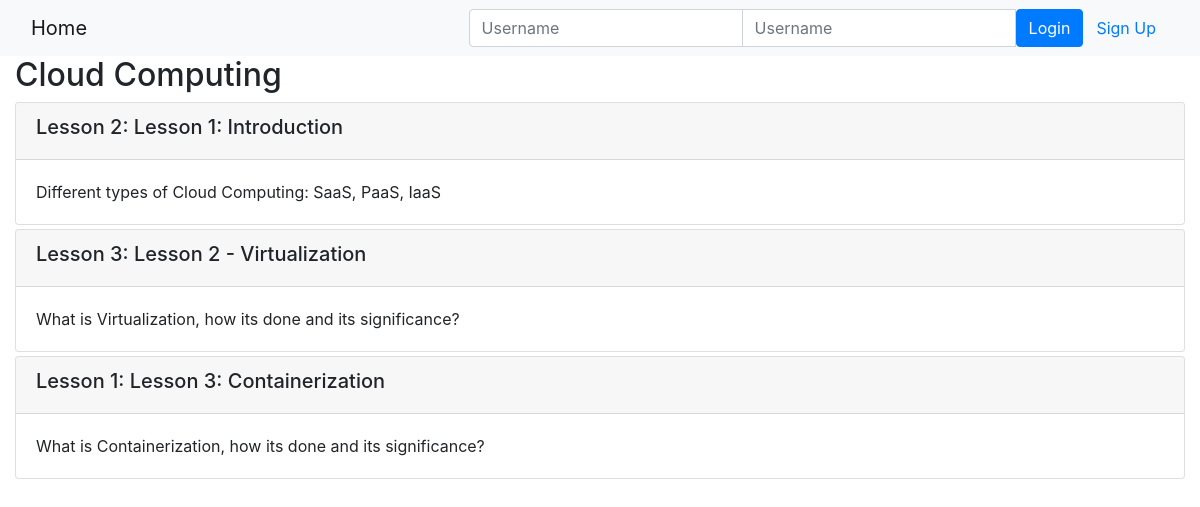
The page /onlinecourse/2/ on the database its author committed.
### onlinecourse/models.py (models this page shows, shortened)
class Course(models.Model):
    name = models.CharField(null=False, max_length=30, default='online course')
    image = models.ImageField(upload_to='course_images/')
    description = models.CharField(max_length=1000)
    pub_date = models.DateField(null=True)
    instructors = models.ManyToManyField(Instructor)
    users = models.ManyToManyField(settings.AUTH_USER_MODEL, through='Enrollment')
    total_enrollment = models.IntegerField(default=0)
    is_enrolled = False

class Lesson(models.Model):
    title = models.CharField(max_length=200, default="title")
    order = models.IntegerField(default=0)
    course = models.ForeignKey(Course, on_delete=models.CASCADE)
    content = models.TextField()

### onlinecourse/views.py (the view)
# urls.py: path('<int:pk>/', views.CourseDetailView.as_view(), name='course_details'),
class CourseDetailView(generic.DetailView):
    model = Course
    template_name = 'onlinecourse/course_detail_bootstrap.html'

### onlinecourse/templates/onlinecourse/course_detail_bootstrap.html (shortened to what this page needs)
<!DOCTYPE html>
<html lang="en">
<head>
     {% load static %}
    <link rel="stylesheet" href="https://maxcdn.bootstrapcdn.com/bootstrap/4.5.2/css/bootstrap.min.css">
</head>
<body>
    <nav class="navbar navbar-light bg-light">
        <div class="container-fluid">
            <div class="navbar-header">
                  <a class="navbar-brand" href="{% url 'onlinecourse:index' %}">Home</a>
            </div>
            <ul class="nav navbar-nav navbar-right">
                {% if user.is_authenticated %}
                <li>
                    <a class="btn btn-link" href="#">{{ user.first_name }}({{ user.username }})</a>
                    <a class="btn btn-link" href="{% url 'onlinecourse:logout' %}">Logout</a>
                </li>
                {% else %}
                <li>
                    <form class="form-inline" action="{% url 'onlinecourse:login' %}" method="post">
                        <div class="input-group">
                            <input type="text" class="form-control" placeholder="Username" name="username" >
                            <input type="password" class="form-control" placeholder="Username" name="psw" >
                            <button class="btn btn-primary" type="submit">Login</button>
                            <a class="btn btn-link" href="{% url 'onlinecourse:registration' %}">Sign Up</a>
                        </div>
                    </form>
                </li>
                {% endif %}
            </ul>
        </div>
    </nav>
    <div class="container-fluid">
            <h2>{{ course.name }}</h2>
            <div class="card-columns-vertical">
                {% for lesson in course.lesson_set.all %}
                    <div class="card mt-1">
                        <div class="card-header"><h5>Lesson {{lesson.order|add:1}}: {{lesson.title}}</h5></div>
                        <div class="card-body">{{lesson.content}}</div>
                    </div>
                {% endfor %}
            </div>
    </div>
</body>
</html>

### rows shown on the page
Course: name "Cloud Computing"
Lesson: order|add "2", title "Lesson 1: Introduction", content "Different types of Cloud Computing: SaaS, PaaS, IaaS"
Lesson: order|add "3", title "Lesson 2 - Virtualization", content "What is Virtualization, how its done and its significance?"
Lesson: order|add "1", title "Lesson 3: Containerization", content "What is Containerization, how its done and its significance?"
